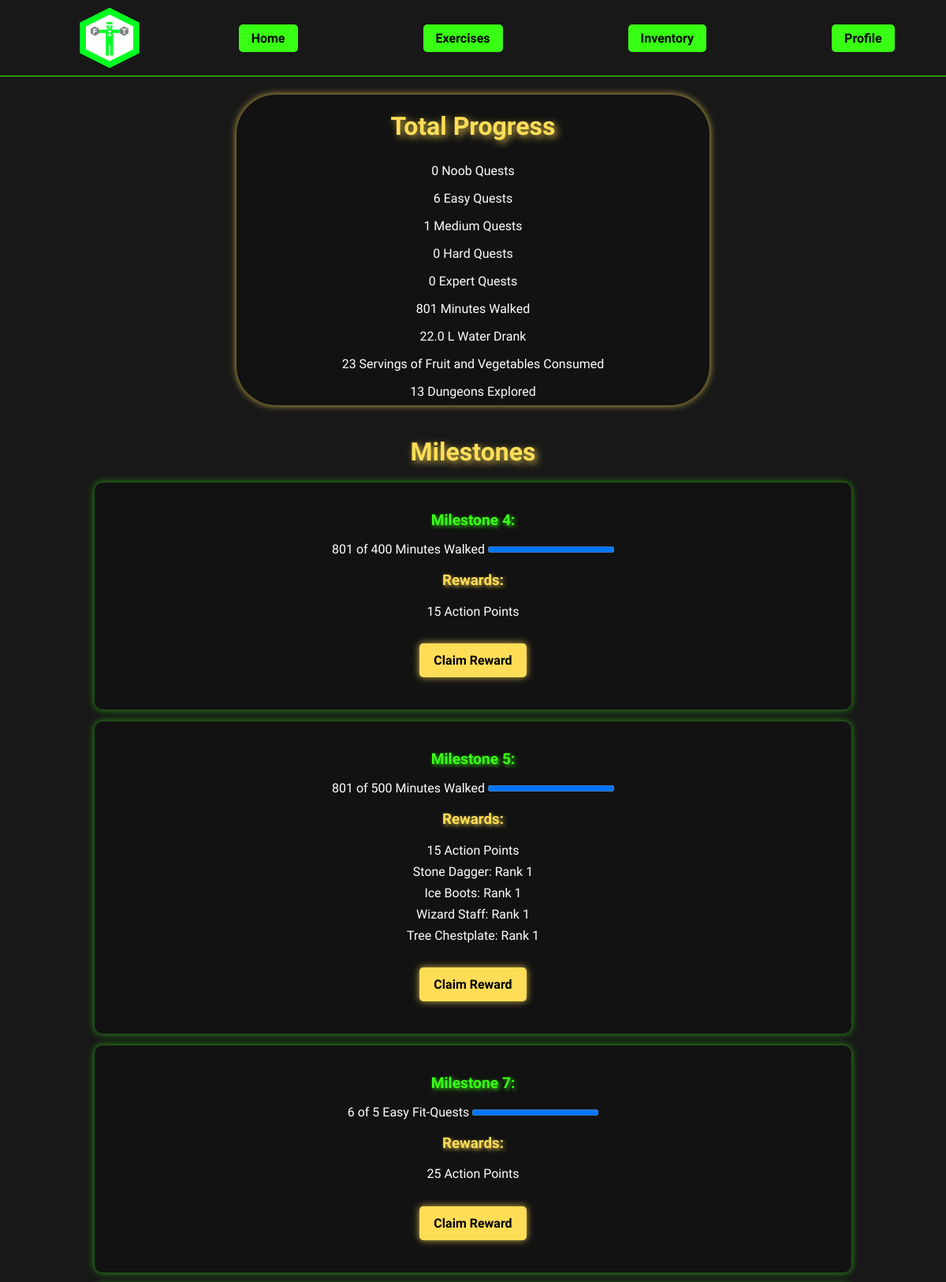
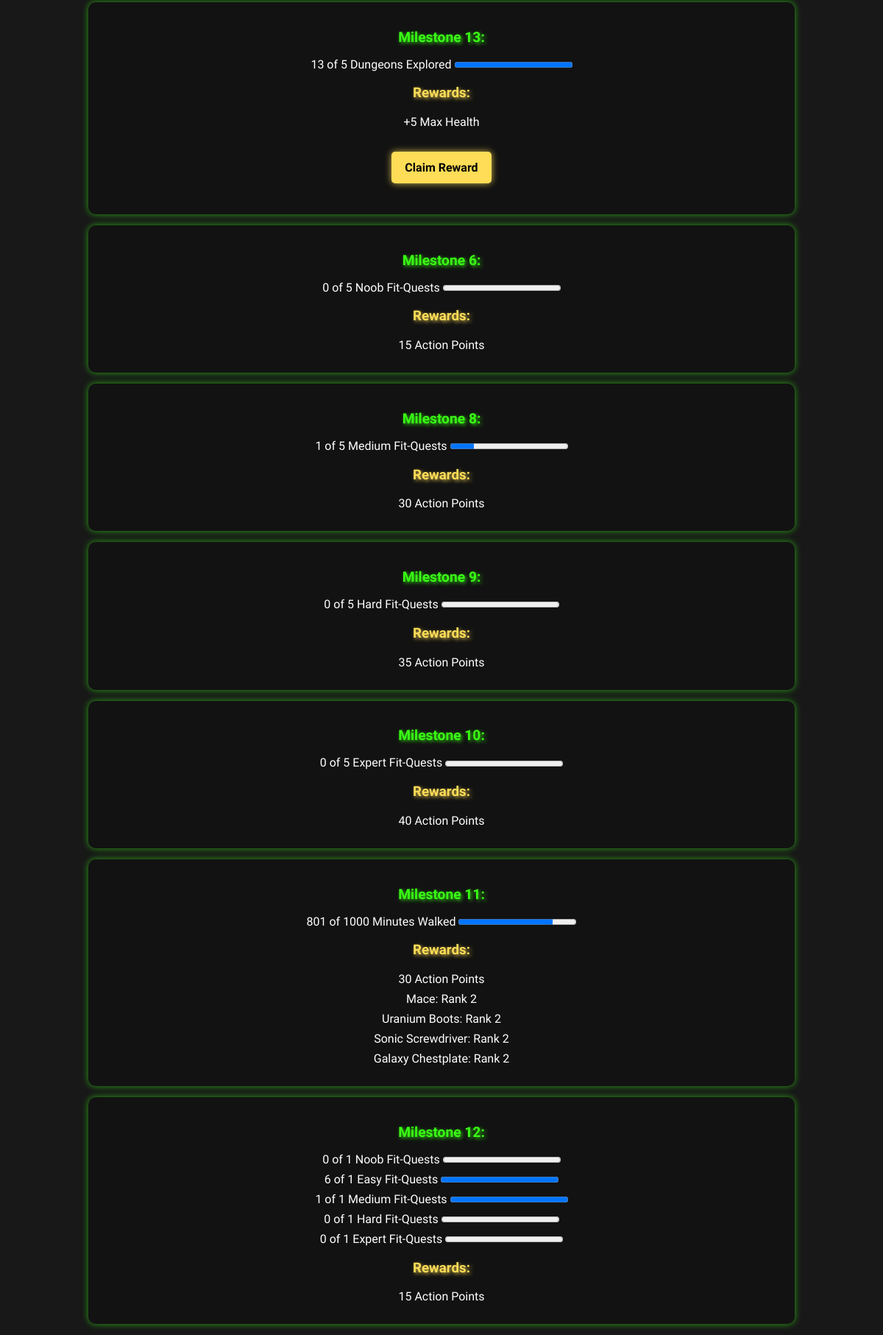
The page /dungeon/milestones/ (signed in) on the database its author committed (2 pictures, top to bottom).
### dungeon/models.py (models this page shows)
class Milestone(models.Model):
    num_noob_task = models.IntegerField(default=0)
    num_easy_task = models.IntegerField(default=0)
    num_medium_task = models.IntegerField(default=0)
    num_hard_task = models.IntegerField(default=0)
    num_expert_task = models.IntegerField(default=0)
    total_minutes_walked = models.IntegerField(default=0)
    total_water_drank_L = models.FloatField(default=0)
    total_fruit_veggie_servings = models.IntegerField(default=0)
    total_dungeons_completed = models.IntegerField(default=0)
    reward_action_points = models.IntegerField(default=0)
    reward_sword = models.ForeignKey(Sword, on_delete=models.SET_NULL, null=True, blank=True)
    reward_boots = models.ForeignKey(Boots, on_delete=models.SET_NULL, null=True, blank=True)
    reward_staff = models.ForeignKey(Staff, on_delete=models.SET_NULL, null=True, blank=True)
    reward_armor = models.ForeignKey(Armor, on_delete=models.SET_NULL, null=True, blank=True)
    reward_max_health = models.IntegerField(default=0)

### dungeon/views.py (the view)
# urls.py: path('milestones/', views.view_milestones, name='view_milestones'),
@login_required
def view_milestones(request):
    if request.user.user_type != 'FitKnight':
        return redirect('fitness:home')
    check_and_create_game_stats(request.user.id)
    with connection.cursor() as cursor:
        tasks_completed = []
        for difficulty in ['Noob', 'Easy', 'Medium', 'Hard', 'Expert']:
            cursor.execute("""
                SELECT COUNT(*)
                FROM fitness_task t JOIN fitness_tasklog tl ON t.id = tl.task_id
                WHERE t.user_id = %s
                AND t.difficulty_score = %s
                AND tl.percent_completion >= %s
                """,
                [request.user.id, difficulty, TASK_COMPLETION_REQUIREMENT]
            )
            tasks_completed.append(cursor.fetchone()[0])
        cursor.execute("""
            SELECT SUM(minutes_walked), SUM(water_drank_L), SUM(fruit_veggie_servings)
            FROM fitness_dailylog
            WHERE user_id = %s
            """,
            [request.user.id]
        )
        daily_totals = cursor.fetchone()
        cursor.execute("""
            SELECT dungeons_completed
            FROM dungeon_gamestats
            WHERE user_id = %s
            """,
            [request.user.id]
        )
        total_dungeons = cursor.fetchone()[0]
        cursor.execute("""
            SELECT m.id, m.num_noob_task, m.num_easy_task, m.num_medium_task, m.num_hard_task, m.num_expert_task,
                    m.total_minutes_walked, m.total_water_drank_L, m.total_fruit_veggie_servings,
                    m.total_dungeons_completed, m.reward_action_points, m.reward_max_health,
                    sw.name, sw.sword_rank, b.name, b.boots_rank, st.name, st.staff_rank, a.name, a.armor_rank

            FROM dungeon_milestone m LEFT JOIN dungeon_sword sw ON m.reward_sword_id = sw.id
                       LEFT JOIN dungeon_boots b ON m.reward_boots_id = b.id
                       LEFT JOIN dungeon_staff st ON m.reward_staff_id = st.id
                       LEFT JOIN dungeon_armor a ON m.reward_armor_id = a.id
            WHERE m.id NOT IN (
                       SELECT milestone_id
                       FROM dungeon_milestonelog ml
                       WHERE user_id = %s
                       )
            """,
            [request.user.id]
        )
        milestone_info = cursor.fetchall()
    template_args = {
        'noob_tasks': tasks_completed[0],
        'easy_tasks': tasks_completed[1],
        'medium_tasks': tasks_completed[2],
        'hard_tasks': tasks_completed[3],
        'expert_tasks': tasks_completed[4],
        'total_walk': daily_totals[0],
        'total_water': daily_totals[1],
        'total_fruit_veg': daily_totals[2],
        'total_dungeons': total_dungeons,
        'milestone_info': milestone_info}
    return render(request, 'dungeon/view_milestones.html', template_args)

### fitness/views.py (called while the page is built, shortened)
def check_and_create_game_stats(user_id):
    with connection.cursor() as cursor:
        cursor.execute("""
            SELECT *
            FROM dungeon_gamestats
            WHERE user_id = %s
            """,
            [user_id]
        )
        rows = cursor.fetchall()

### dungeon/templates/dungeon/view_milestones.html (shortened to what this page needs)
{% extends 'fitness/header.html' %}
{% load static %}
{% block content %}
<link rel="stylesheet" type="text/css" href="{% static 'dungeon/view_milestones.css' %}">
    <div class="container">
        <h1>Total Progress</h1>
        <p>{{noob_tasks}} Noob Quests</p>
        <p>{{easy_tasks}} Easy Quests</p>
        <p>{{medium_tasks}} Medium Quests</p>
        <p>{{hard_tasks}} Hard Quests</p>
        <p>{{expert_tasks}} Expert Quests</p>
        <p>{{total_walk}} Minutes Walked</p>
        <p>{{total_water}} L Water Drank</p>
        <p>{{total_fruit_veg}} Servings of Fruit and Vegetables Consumed</p>
        <p>{{total_dungeons}} Dungeons Explored</p>
    </div>
    <h1>Milestones</h1>
    <ul>
        {% for milestone_id, noob, easy, medium, hard, expert, walk, water, fruit_veg, dungeons, action_points, max_health, sword_name, sword_rank, boots_name, boots_rank, staff_name, staff_rank, armor_name, armor_rank in milestone_info %}
        {% if noob_tasks >= noob and easy_tasks >= easy and medium_tasks >= medium and hard_tasks >= hard and expert_tasks >= expert and total_walk >= walk and total_water >= water and total_fruit_veg >= fruit_veg and total_dungeons >= dungeons %}
            <li>
                <div>
                    <h2>Milestone {{milestone_id}}:</h2>
                        {% if easy != 0 %}
                        <p>
                            {{easy_tasks}} of {{easy}} Easy Fit-Quests <progress value="{{easy_tasks}}" max="{{easy}}"></progress>
                        </p>
                        {% endif %}
                        {% if walk != 0 %}
                        <p>
                            {{total_walk}} of {{walk}} Minutes Walked <progress value="{{total_walk}}" max="{{walk}}"></progress>
                        </p>
                        {% endif %}
                        {% if dungeons != 0 %}
                        <p>
                            {{total_dungeons}} of {{dungeons}} Dungeons Explored <progress value="{{total_dungeons}}" max="{{dungeons}}"></progress>
                        </p>
                        {% endif %}
                    <h3>Rewards:</h3>
                        {% if action_points %}
                        <p>
                            {{action_points}} Action Points
                        </p>
                        {% endif %}
                        {% if max_health %}
                        <p>
                            +{{max_health}} Max Health
                        </p>
                        {% endif %}
                        {% if sword_name %}
                        <p>
                            {{sword_name}}: Rank {{sword_rank}}
                        </p>
                        {% endif %}
                        {% if boots_name %}
                        <p>
                            {{boots_name}}: Rank {{boots_rank}}
                        </p>
                        {% endif %}
                        {% if staff_name %}
                        <p>
                            {{staff_name}}: Rank {{staff_rank}}
                        </p>
                        {% endif %}
                        {% if armor_name %}
                        <p>
                            {{armor_name}}: Rank {{armor_rank}}
                        </p>
                        {% endif %}
                    <h4><a href="{% url 'dungeon:complete_milestone' milestone_id %}" class="claimButton">Claim Reward</a></h4>
                </div>
            </li>
        {% endif %}
    {% endfor %}
    {% for milestone_id, noob, easy, medium, hard, expert, walk, water, fruit_veg, dungeons, action_points, max_health, sword_name, sword_rank, boots_name, boots_rank, staff_name, staff_rank, armor_name, armor_rank in milestone_info %}
    {% if noob_tasks < noob or easy_tasks < easy or medium_tasks < medium or hard_tasks < hard or expert_tasks < expert or total_walk < walk or total_water < water or total_fruit_veg < fruit_veg or total_dungeons < dungeons %}
        <li>
            <div>
                <h2>Milestone {{milestone_id}}:</h2>
                    {% if noob != 0 %}
                    <p>
                        {{noob_tasks}} of {{noob}} Noob Fit-Quests <progress value="{{noob_tasks}}" max="{{noob}}"></progress>
                    </p>
                    {% endif %}
                    {% if easy != 0 %}
                    <p>
                        {{easy_tasks}} of {{easy}} Easy Fit-Quests <progress value="{{easy_tasks}}" max="{{easy}}"></progress>
                    </p>
                    {% endif %}
                    {% if medium != 0 %}
                    <p>
                        {{medium_tasks}} of {{medium}} Medium Fit-Quests <progress value="{{medium_tasks}}" max="{{medium}}"></progress>
                    </p>
                    {% endif %}
                    {% if hard != 0 %}
                    <p>
                        {{hard_tasks}} of {{hard}} Hard Fit-Quests <progress value="{{hard_tasks}}" max="{{hard}}"></progress>
                    </p>
                    {% endif %}
                    {% if expert != 0 %}
                    <p>
                        {{expert_tasks}} of {{expert}} Expert Fit-Quests <progress value="{{expert_tasks}}" max="{{expert}}"></progress>
                    </p>
                    {% endif %}
                    {% if walk != 0 %}
                    <p>
                        {{total_walk}} of {{walk}} Minutes Walked <progress value="{{total_walk}}" max="{{walk}}"></progress>
                    </p>
                    {% endif %}
                <h3>Rewards:</h3>
                    {% if action_points %}
                    <p>
                        {{action_points}} Action Points
                    </p>
                    {% endif %}
                    {% if sword_name %}
                    <p>
                        {{sword_name}}: Rank {{sword_rank}}
                    </p>
                    {% endif %}
                    {% if boots_name %}
                    <p>
                        {{boots_name}}: Rank {{boots_rank}}
                    </p>
                    {% endif %}
                    {% if staff_name %}
                    <p>
                        {{staff_name}}: Rank {{staff_rank}}
                    </p>
                    {% endif %}
                    {% if armor_name %}
                    <p>
                        {{armor_name}}: Rank {{armor_rank}}
                    </p>
                    {% endif %}
            </div>
        </li>
    {% endif %}
{% endfor %}
    </ul>
{% endblock %}

### fitness/static/fitness/header.css (style rules this page uses)
body { background-color: #282828; color: white; font-family: "Rajdhani", sans-serif; margin: 0; }

### dungeon/static/dungeon/view_milestones.css (style rules this page uses)
body { background-color: #181818; color: white; font-family: 'Rajdhani', sans-serif; text-align: center; }
.container { display: flex; flex-direction: column; align-items: center; justify-content: space-between; background-color: #121212; width: 50%; margin: 5vh auto; border-radius: 50px; box-shadow: 0px 0px 10px rgba(255, 221, 87, 0.8); }
h1 { color: #ffdd57; text-shadow: 3px 3px 10px rgba(255, 221, 87, 0.8); margin-bottom: 20px; }
p { font-size: 1rem; margin: 8px 0; }
ul { list-style-type: none; padding: 0; width: 80%; margin: auto; }
li { background: #121212; padding: 20px; border-radius: 10px; margin: 15px 0; box-shadow: 0 0 10px rgba(57, 255, 20, 0.6); }
h2 { font-size: 1.2rem; color: #39FF14; text-shadow: 2px 2px 5px rgba(57, 255, 20, 0.8); }
h3 { color: #ffdd57; text-shadow: 2px 2px 5px rgba(255, 221, 87, 0.8); }
.claimButton { display: inline-block; background: #ffdd57; color: black; padding: 12px 18px; margin-top: 10px; font-weight: bold; border-radius: 5px; text-decoration: none; box-shadow: 0px 0px 10px rgba(255, 221, 87, 0.8); transition: transform 0.2s, background 0.3s; }

### rows shown on the page
Milestone: id "4", total_walk "801", total_minutes_walked "400", reward_action_points "15"
Milestone: id "7", easy_tasks "6", num_easy_task "5", reward_action_points "25"
Milestone: id "13", dungeons "5", max_health "5"
Milestone: id "6", noob_tasks "0", num_noob_task "5", reward_action_points "15"
Milestone: id "8", medium_tasks "1", num_medium_task "5", reward_action_points "30"
Milestone: id "9", hard_tasks "0", num_hard_task "5", reward_action_points "35"
Milestone: id "10", expert_tasks "0", num_expert_task "5", reward_action_points "40"
Milestone: id "12", noob_tasks "0", noob "1", easy_tasks "6", easy "1", medium_tasks "1", medium "1", hard_tasks "0", hard "1", expert_tasks "0", expert "1", reward_action_points "15"

### other values the page prints
{{ noob_tasks }} "0"
{{ easy_tasks }} "6"
{{ medium_tasks }} "1"
{{ hard_tasks }} "0"
{{ expert_tasks }} "0"
{{ total_walk }} "801"
{{ total_water }} "22.0"
{{ total_fruit_veg }} "23"
{{ total_dungeons }} "13"
{{ milestone_id }} "5"
{{ walk }} "500"
{{ action_points }} "15"
{{ sword_name }} "Stone Dagger"
{{ sword_rank }} "1"
{{ boots_name }} "Ice Boots"
